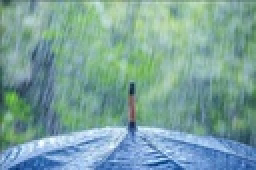
%> input picture codes/test_rain3.jpg, 128 x 85 px, shrunk from 600 x 400 before the run (shown 2 times larger)
$ octave test_detection_rain.m   (GNU Octave 9; MATLAB toolbox functions it lacks are replaced by stand-ins)
%> lines starting %> are read from the running program, lines starting %| are printed output that depends on the picture; in (x1, y1, x2, y2) boxes, pixels count from 0 and x2, y2 are one past the last pixel; in counts of white or black regions, pixels touching at a corner belong together; the program's own positions count from 1
%> further down, I is the input picture: size 85x128x3 uint8; mean R, G, B 122.1, 162.5, 157.2
### codes/detection_rain.m
function M_I = detection_rain(I,w)
%> called with w = [5 5]
%
% Input arguments:
%       I -- the input image which must be a color image.
%       w -- the window size which must be a 2-D matrix whose row and
%            column must be both odd to ensure a center pixel.(e.g. w = [7 7])
%
% Output arguments:
%     M_I -- the location map of I.
%

  [M,N,K] = size(I);
%> M = 85; N = 128; K = 3
      row = w(1);
      col = w(2);
      w_k = row * col; % the number of the pixels covered by the window
      M_I = ones(M,N);
I_average = zeros(5,1);

for l = 1 : K
    for i = row : (M - row + 1)
        for j = col : (N - col + 1)
            for k = 1 : 5

                switch k
                    case 1  %I(i,j) is located in the bottom-right of the window

                        sum0 = 0;
                        for s = (i - row + 1) : i
                            for t = (j - col + 1) : j
                                sum0 = sum0 + I(s,t,l);
                            end
                        end
                        I_average(k) = sum0 / w_k;

                    case 2  %I(i,j) is located in the bottom-left of the window

                        sum0 = 0;
                        for s = (i - row + 1) : i
                            for t = j : (j + col -1)
                                sum0 = sum0 + I(s,t,l);
                            end
                        end
                        I_average(k) = sum0 / w_k;

                    case 3  %I(i,j) is located in the center of the window

                        sum0 = 0;
                        for s = round((i - (row-1)/2)) : round((i + (row-1)/2))
                            for t = round((j - (col-1)/2)) : round((j + (col-1)/2))
                                sum0 = sum0 + I(s,t,l);
                            end
                        end
                        I_average(k) = sum0 / w_k;

                    case 4  %I(i,j) is located in the top-right of the window

                        sum0 = 0;
                        for s = i : (i + row - 1)
                            for t = (j - col + 1) : j
                                sum0 = sum0 + I(s,t,l);
                            end
                        end
                        I_average(k) = sum0 / w_k;

                    case 5  %I(i,j) is located in the top-left of the window

                        sum0 = 0;
                        for s = i : (i + row - 1)
                            for t = j : (j + col -1)
                                sum0 = sum0 + I(s,t,l);
                            end
                        end
                        I_average(k) = sum0 / w_k;
                end
            end

            if (I(i,j,l) > I_average(1)) && (I(i,j,l) > I_average(2)) ...
                && (I(i,j,l) > I_average(3)) && (I(i,j,l) > I_average(4)) ...
                && (I(i,j,l) > I_average(5))
                M_I(i,j) = 0;
            else
                M_I(i,j) = 1;
            end

        end
    end
end
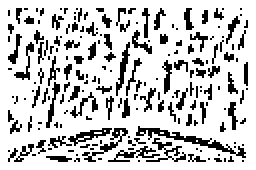
%> M_I: size 85x128 double (shown 2 times larger); values 0 (black) and 1 (white), 78.5% white; black in thin lines or dots, all inside (x1, y1, x2, y2) = (4, 4, 124, 81)
%> after the loop, I_average = [182.6; 180.3; 179.5; 175.9; 164.2]; sum0 = 4104

### codes/fill_the_hole.m
function I_mM = fill_the_hole(I_M,w)
%
% Input arguments:
%     I_M -- the output of the function 'detection_rain.m'
%       w -- the window size which must be a 2-D matrix whose row and
%            column are both odd to ensure a center pixel.(e.g. w = [7 7])
%
% Output arguments:
%    I_mM -- the image after filling the holes through substituting
%            the value of the dynamic pixel I_M(i,j) with the mean value
%            of non-dynamic pixels in the patch centered at I_M(i,j).
%

[M,N,K] = size(I_M);
    row = w(1);
    col = w(2);

I_mM = I_M;

for l = 1 : K
    for i = row : (M - row + 1)
        for j = col : (N - col + 1)

          if I_M(i,j,l) == 0

              sum0 = 0;
              num0 = 0;

              for s = round((i - (row-1)/2)) : round((i + (row-1)/2))
                 for t = round((j - (col-1)/2)) : round((j + (col-1)/2))
                     if I_M(s,t,l) > 0
                        sum0 = sum0 + I_M(s,t,l);
                        num0 = num0 + 1;
                     end
                 end
              end

              I_M_average = sum0 / num0;
              I_mM(i,j,l) = I_M_average;

          end
      end
   end
end

### codes/test_detection_rain.m
clear
clc
close all

%% Input the test rain image
I = imread('test_rain3.jpg');
figure
subplot(2,2,1)
imshow(I)
title('The Origin Image')

%% Firstly detect rain
  I = double(I);
  w = [5 5];
M_I = detection_rain(I,w);
% w_k = w(1) * w(2);  %the number of the pixels covered by the window

subplot(2,2,2)
imshow(M_I)
title('The Location Map of I')

%% I_M = I ¡ð M_I
[M N K] = size(I);
%> M = 85; N = 128; K = 3
    I_M = zeros(M,N,K);

for l = 1 : K
    I_M(:,:,l) = I(:,:,l) .* M_I(:,:);
end
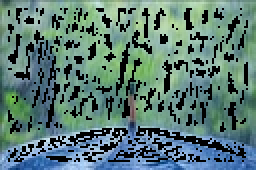
%> I_M: size 85x128x3 double (shown 2 times larger); mean R, G, B 91.2, 123.4, 117.7

I_M0 = uint8(I_M);
subplot(2,2,3)
imshow(I_M0)
title('The Hadamard Product of I and M_I')

%% Fill the holes of the I_M
I_mM = fill_the_hole(I_M,w);
%> after the loop in fill_the_hole, `for l = 1 : K`:
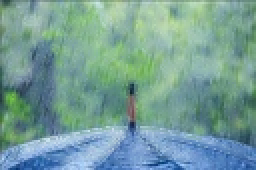
%> I_mM: size 85x128x3 double (shown 2 times larger); mean R, G, B 117.7, 158.4, 152.2
%> after the loop in fill_the_hole, `for l = 1 : K`: I_M_average = 172.2; num0 = 22; sum0 = 3788

I_mM0 = uint8(I_mM);
subplot(2,2,4)
imshow(I_mM0)
title('I_M')

%% Guided filter
I_L = imguidedfilter(I_mM0);
figure
imshowpair(I_mM0,I_L,'montage');
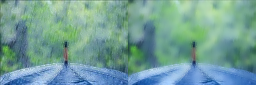
%> displayed picture: size 85x256x3, on the screen's scale of 0 to 255; mean R, G, B 114.8, 159.3, 152.6


%%
I_L = double(I_L);
%> I_L: size 85x128x3 double
I_H = I - I_L;
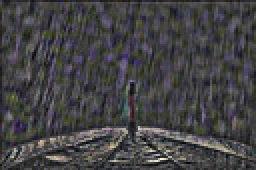
%> I_H: size 85x128x3 double (shown 2 times larger); mean R, G, B 4.5, 4.1, 5; drawn with min black and max white
I_H = uint8(I_H);
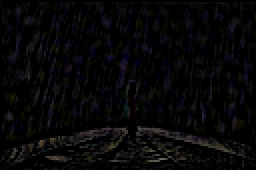
%> I_H: size 85x128x3 uint8 (shown 2 times larger); mean R, G, B 7.1, 6.8, 7.7
figure
imshow(I_H)
